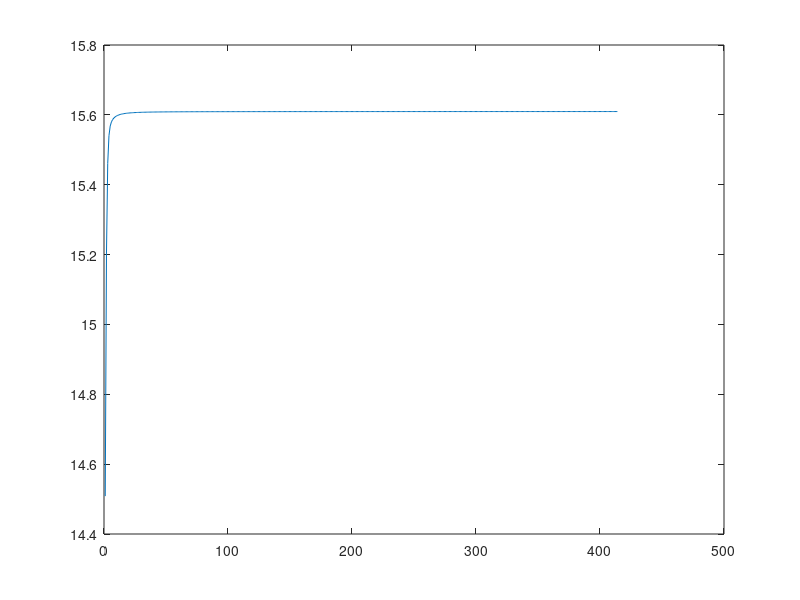

This figure's MATLAB source:
clc; clear all; close all; 
%% Initial value
load('params.mat');
LINK_NUM = 3;
Gii = diag(G);
P = unifrnd(0,P_max,LINK_NUM,1); %inital P
P_new = zeros(LINK_NUM,1);
SINR = zeros(LINK_NUM,1); 
lambda_init = LAGRANIAN_INIT*ones(LINK_NUM,1); %inital lambda
eta1_init = 1; eta1_step = 0.9;
value = [];
%% With Rmin
mu_init = LAGRANIAN_INIT*ones(LINK_NUM,1);
eta2_init = 1; eta2_step = 0.9;
R_min = 0;
%% With alpha, beta
SINR = Gii.*P./(noise+G*P-Gii.*P);
alpha_new = SINR./(1.+SINR);
beta_new = log2(1+SINR)-alpha_new.*log2(SINR);
%% Gradient descent
mu = mu_init;
lambda = lambda_init; 
eta1 = eta1_init;
eta2 = eta2_init;
for iter_a_b = 1:MAX_ITER
    alpha = alpha_new;
    beta = beta_new;
    for iter_in = 1:MAX_ITER %update lambda
        SINR = Gii.*P./(noise+G*P-Gii.*P);
        val = sum(log2(SINR));
        value = [value;val];
        for i = 1:LINK_NUM %update Pi
            Pi_inner=0;
            for j=1:LINK_NUM
                if j~=i
                   Gji = G(j,i);
                   Gij = G(i,j);
                   Pi_inner = Pi_inner + (alpha(j)+mu(j))*Gji/(G(:,j)'*P - G(j,j)*P(j)+noise);
                end
            end
            P_new(i) = (alpha(i)+mu(i))/(lambda(i) + Pi_inner);     
        end
        if abs(P-P_new) < TOLERANCE    
            break;
        end
        eta1 = eta1*eta1_step;
        eta2 = eta2*eta2_step;
        lambda = max(lambda - eta1*(P_max-P_new),0);
        mu = max(mu - eta2*(log2(P_new)-R_min),0);
        P=P_new;
    end
    SINR = Gii.*P./(noise+G*P-Gii.*P);
    alpha_new = SINR./(1.+SINR);
    beta_new = log2(1+SINR)-alpha.*log2(SINR);
    if norm(alpha_new-alpha)<TOLERANCE && norm(beta_new-beta)<TOLERANCE
        break
    end
end
val
iter_a_b
figure;
plot(value);